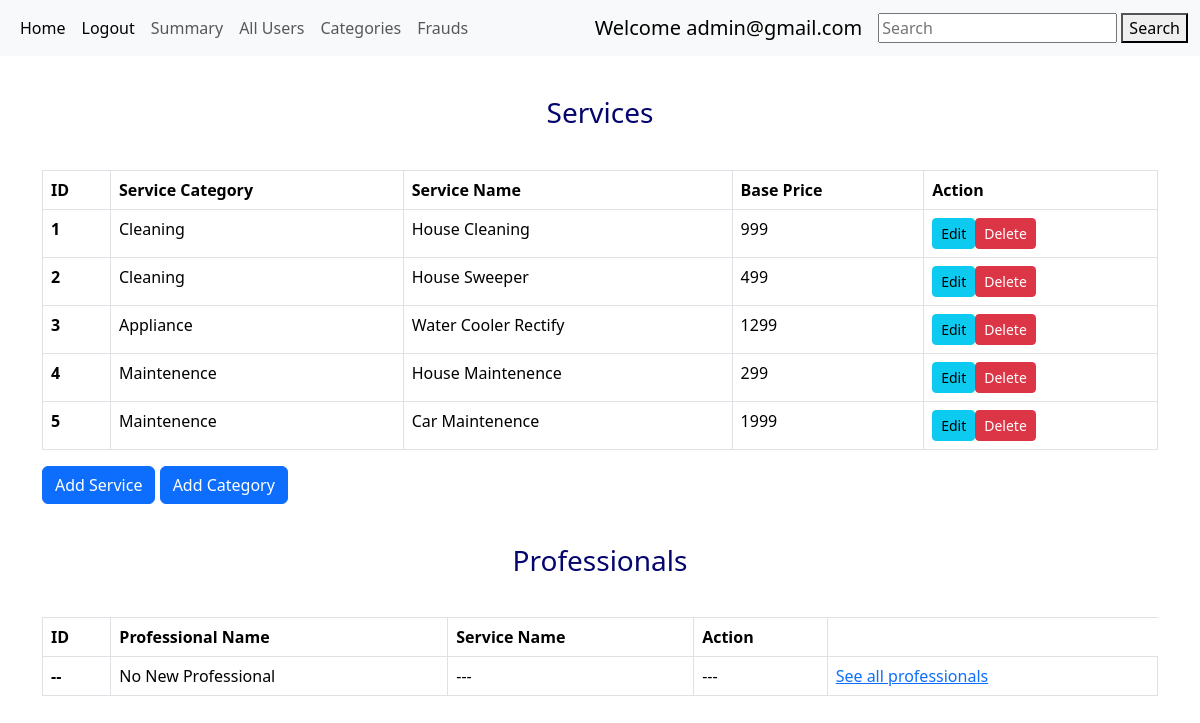
Page /admin/admin@gmail.com on the earlier database version.
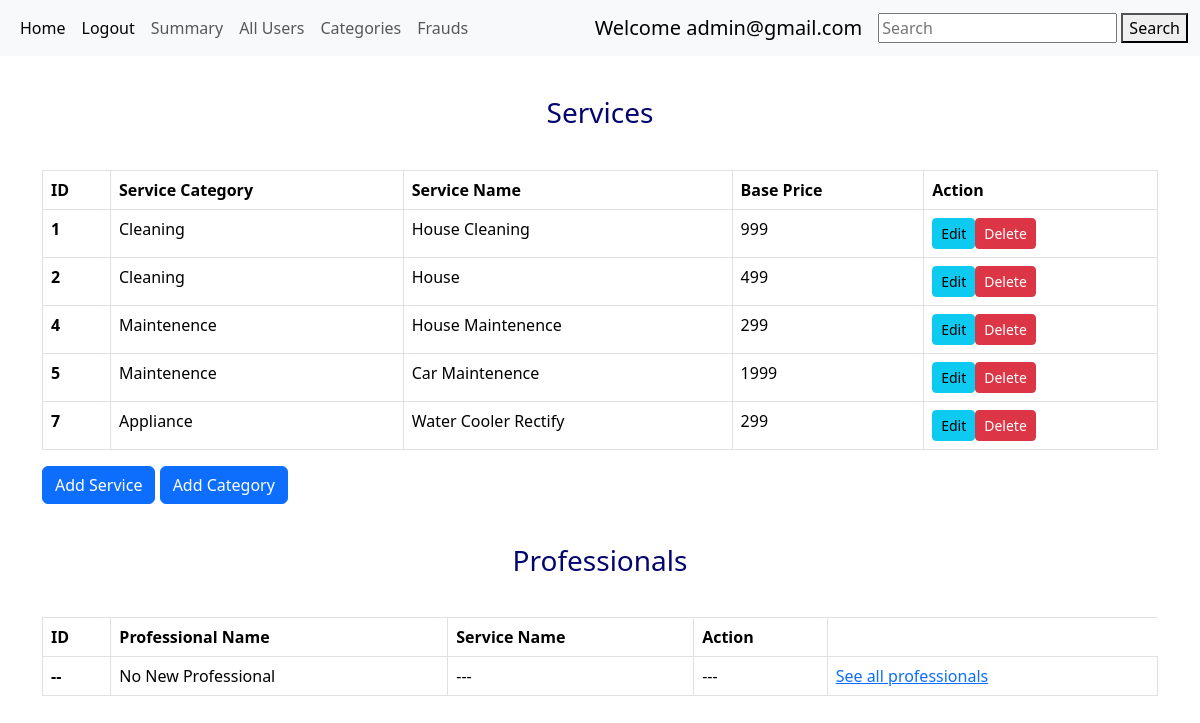
Same page on the later database version.
### models.py (models this page shows)
class Services(db.Model):
    id = db.Column(db.Integer, primary_key=True)
    c_id = db.Column(db.Integer, db.ForeignKey('category.id'),nullable=False)    #category fk
    name = db.Column(db.String(64), nullable=False)
    base_price = db.Column(db.Integer , nullable=False)
    description = db.Column(db.String(64), nullable=False)
    professional = db.relationship("Professional", backref = 'services',cascade = "all,delete",lazy = True)
    running = db.relationship("Running", backref = 'services',cascade = "all,delete",lazy = True)

class Category(db.Model):
    id = db.Column(db.Integer, primary_key=True)
    name = db.Column(db.String(64), nullable=False)
    services = db.relationship("Services", backref = 'category',cascade = "all,delete" ,lazy = True)
    running = db.relationship("Running", backref = 'category',cascade = "all,delete",lazy = True)

### routes.py (the view)
@app.route('/admin/<user>' , methods=['GET','POST'])
def admin_dashboard(user):
    return render_template('admin.html',user=user,services= get_service(),professionals = get_professional(),)

### routes.py (called while the page is built)
def get_service():
    services = Services.query.all()  #it will give a list of all services available, like S1,S2...
    return services  #give list

def get_professional():
    professionals = Professional.query.all()
    return professionals  #give list

### templates/admin.html (shortened to what this page needs)
{% extends 'layout.html' %}
 {% block content %}
<h3 class="center" style="text-align:center; margin-top:40px; margin-bottom:40px;">Services</h3>
<div class="main" style="margin: auto;">
<table class="table table-bordered">
  <thead>
    <tr>
      <th scope="col">ID</th>
      <th scope="col">Service Category</th>
      <th scope="col">Service Name</th>
      <th scope="col">Base Price</th>
      <th scope="col">Action</th>
    </tr>
  </thead>
  <tbody>
    {% for service in services %}
    <tr>
      <th scope="row">{{service.id}}</th>
      <td>{{service.category.name}}</td>
      <td>{{service.name}}</td>
      <td>{{service.base_price}}</td>
      <td><a href="/edit_service/{{service.id}}/{{user}}"><button type="button" class="btn btn-info btn-sm">Edit</button></a><a href="/delete_service/{{service.id}}/{{user}}" type="button"><button type="button" class="btn btn-danger btn-sm">Delete</button></a></td>
    </tr>
    {% endfor %}
  </tbody>
</table>
<div>
  <a href="/admin/add_service" class="btn btn-primary">Add Service</a>
  <a href="/admin/add_category" class="btn btn-primary">Add Category</a>
</div>
<div class="container">
  <h3 class="center" style="margin-top:40px; margin-bottom:40px;">Professionals</h3>
</div>
<table class="table table-bordered">
  <thead>
    <tr>
      <th scope="col">ID</th>
      <th scope="col">Professional Name</th>
      <th scope="col">Service Name</th>
      <th scope="col">Action</th>
    </tr>
  </thead>
  <tbody>
    <tr>
      <th scope="row">--</th>
      <td>No New Professional</td>
      <td>---</td>
      <td>---</td>
      <td><a href="/admin/{{user}}/show/all_professionals">See all professionals</a></td>
    </tr>
  </tbody>
</table>
</div>
 {% endblock %}

Differences in the rows shown:
removed Services: id "3", category.name "Appliance", name "Water Cooler Rectify", base_price "1299"
changed Services id 2: name "House Sweeper" → "House"
added Services: id "7", category.name "Appliance", name "Water Cooler Rectify", base_price "299"
